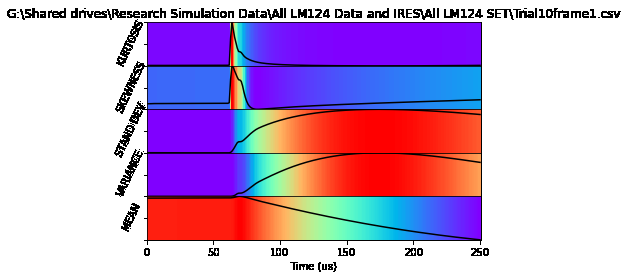
#> input picture IRES_Image.png, 627 x 278 px
$ python OpenCV_Tutorial.py
#> lines starting #> are read from the running program, lines starting #| are printed output that depends on the picture
## Open CV examples and tutorial
import numpy as np
import cv2
from matplotlib import pyplot as plt

## Load Image
img = cv2.imread('IRES_Image.png', 0)
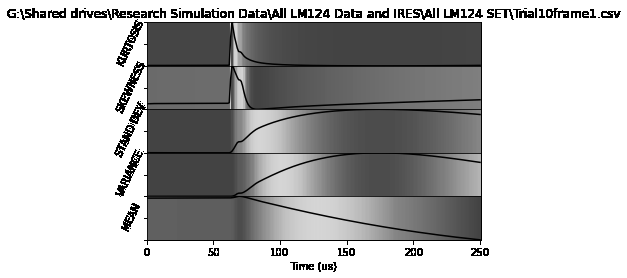
#> img: shape (278, 627); min 0, max 255, mean 182.1

# [9 lines of commented-out code are left out]

print(img.shape)
#| (278, 627)
print(img.size)
#| 174306
print(img.dtype)
#| uint8

# [21 lines of commented-out code are left out]
hist = cv2.calcHist([img],[0],None, [256],[0,256])
#> hist = 256 values, max 95639 at index 255, min 0 at index 214, mean 680.9
plt.subplot(121), plt.imshow(img, 'gray')
plt.subplot(122), plt.plot(hist)
plt.show()
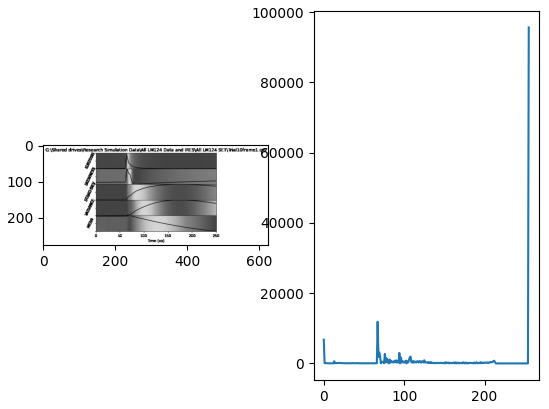
#> figure drawn by matplotlib, 2 panels; panel 2: curve peaks at x = 255, y = 95639

$ run again, with CNN Visualization Dropout.png copied over IRES_Image.png
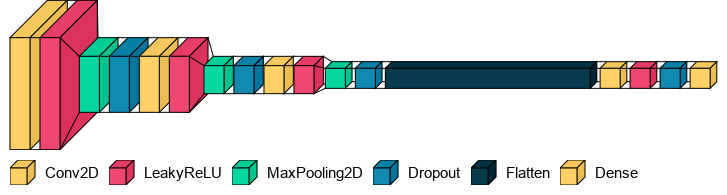
#> input picture CNN Visualization Dropout.png, 727 x 195 px
#> `img = cv2.imread('IRES_Image.png', 0)`:
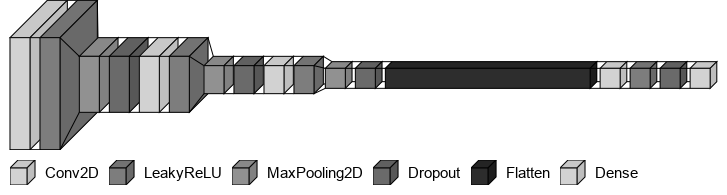
#> img: shape (195, 727); min 0, max 255, mean 213.7
#| (195, 727)
#| 141765
#| uint8
#> hist = 256 values, max 100519 at index 255, min 0 at index 148, mean 553.8
#> `plt.show()`:
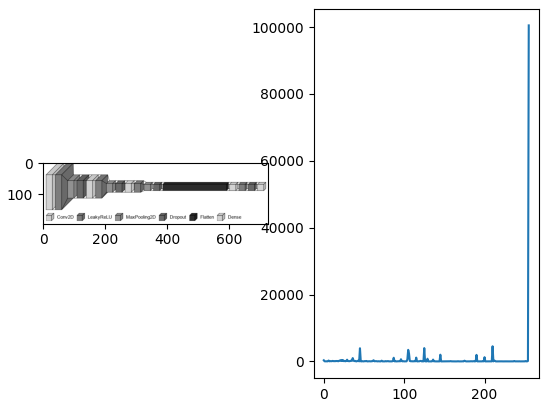
#> figure drawn by matplotlib, 2 panels; panel 2: curve peaks at x = 255, y = 100519

$ run again, with CNN Visualization.png copied over IRES_Image.png
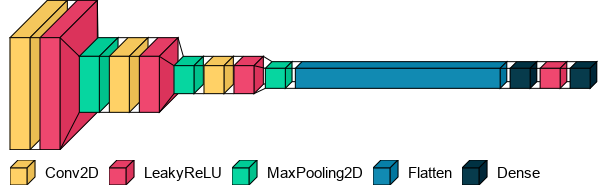
#> input picture CNN Visualization.png, 607 x 195 px
#> `img = cv2.imread('IRES_Image.png', 0)`:
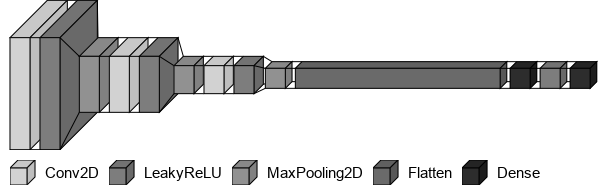
#> img: shape (195, 607); min 0, max 255, mean 214.4
#| (195, 607)
#| 118365
#| uint8
#> hist = 256 values, max 83064 at index 255, min 0 at index 148, mean 462.4
#> `plt.show()`:
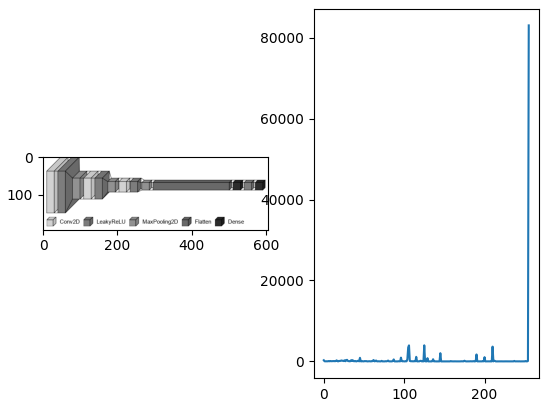
#> figure drawn by matplotlib, 2 panels; panel 2: curve peaks at x = 255, y = 83064

$ run again, with Dataset.png copied over IRES_Image.png
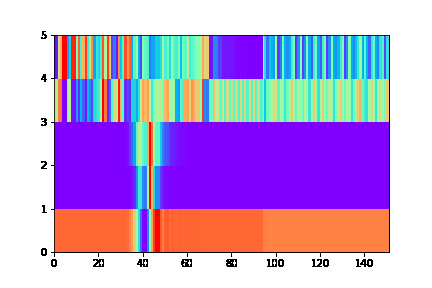
#> input picture Dataset.png, 432 x 288 px
#> `img = cv2.imread('IRES_Image.png', 0)`:
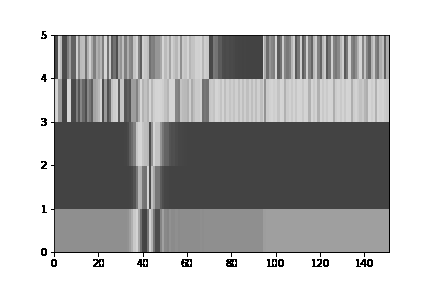
#> img: shape (288, 432); min 0, max 255, mean 175.6
#| (288, 432)
#| 124416
#| uint8
#> hist = 256 values, max 50393 at index 255, min 0 at index 1, mean 486
#> `plt.show()`:
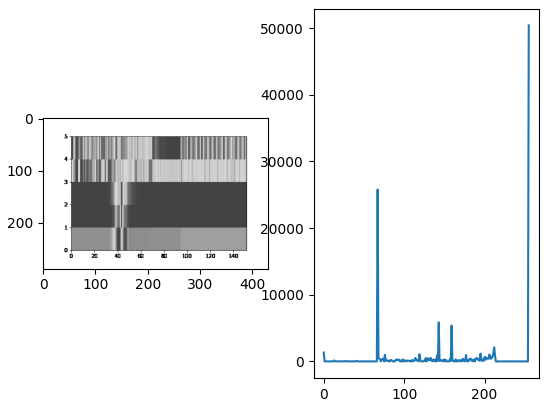
#> figure drawn by matplotlib, 2 panels; panel 2: curve peaks at x = 255, y = 50393
